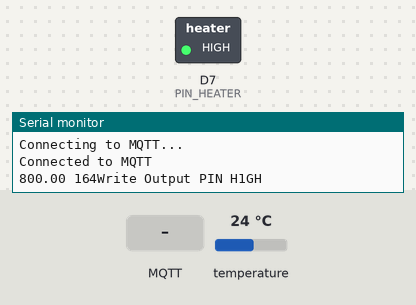
Simulated run of this program. Board: ESP8266 (NodeMCU). Parts: switched loads named in the program (green lamp = pin HIGH), the last lines printed to the serial monitor. Inputs (shaded band) come from the test bench; at power-on: temperature 24 °C. WiFi joins after 1.5 s; servers stay silent unless stated; no MQTT or app messages arrive unless stated; pins used as bus, display or sensor lines are not drawn.

Above: at 2.1 s.
2.2 s: MQTT message "off" arrives on the first subscribed topic
At 3.5 s:
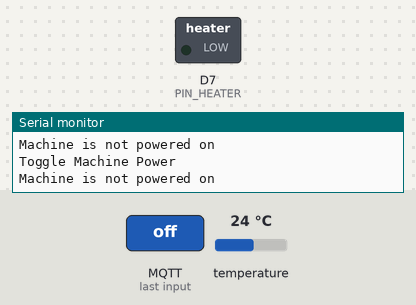
3.9 s: MQTT message "heat" arrives on the first subscribed topic
At 8.6 s:
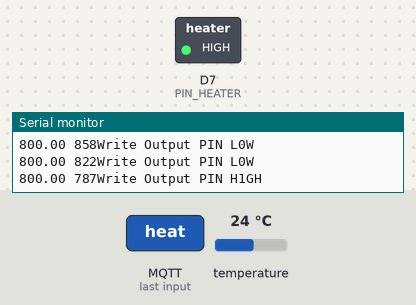
Timing chart, 0 to 10.1 s (numbered marks = the images above; inputs shaded):
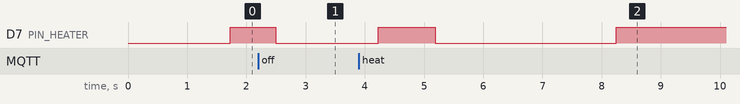

Measured:
- after the input at 2.2 s, D7 (PIN_HEATER): HIGH → LOW after 0.30 s
- after the input at 3.9 s, D7 (PIN_HEATER): LOW → HIGH after 0.32 s, → LOW 0.96 s later, → HIGH 3.1 s later

The program:

main.cpp
```cpp
#include <Arduino.h>
#include <ESP8266WiFi.h>
#include <Ticker.h>
#include <AsyncMqttClient.h>
#include <ArduinoJson.h>
#include <OneWire.h>
#include <DallasTemperature.h>
#include "PID_v1.h"
#include "config.h"

AsyncMqttClient mqttClient;

WiFiEventHandler wifiConnectHandler;
WiFiEventHandler wifiDisconnectHandler;

Ticker mqttReconnectTimer;
Ticker wifiReconnectTimer;
Ticker publishStateTimer;

OneWire oneWire(PIN_TEMP_SENSOR);
DallasTemperature sensors(&oneWire);

double currentTemp, heatingPower, targetTemp = 96.0;
double startKp = 17.5, startKi = 0, startKd = 0;
double aggKp = 17.5, aggKi = 0.14, aggKd = 10;

boolean isPoweredOn = false, isStarting = true, reachedTargetTemp = false;

PID rancilioPID(&currentTemp, &heatingPower, &targetTemp, aggKp, aggKi, aggKd, DIRECT);

unsigned int WindowSize = 800;
unsigned long windowStartTime;
unsigned long windowRestart;

bool doPowerSwitch = false;

void connectToWifi();
void onWifiConnect(const WiFiEventStationModeGotIP& event);
void onWifiDisconnect(const WiFiEventStationModeDisconnected& event);
void connectToMqtt();
void onMqttDisconnect(AsyncMqttClientDisconnectReason reason);
void onMqttSubscribe(uint16_t packetId, uint8_t qos);
void onMqttUnsubscribe(uint16_t packetId);
void onMqttMessage(char* topic, char* payload, AsyncMqttClientMessageProperties properties, size_t len, size_t index, size_t total);
void onMqttPublish(uint16_t packetId);
void onPublishState();
void toggleMachinePower();

void connectToWifi() {
  Serial.println("Connecting to WiFi...");
  WiFi.begin(WIFI_SSID, WIFI_PASSWORD);
}

void onWifiConnect(const WiFiEventStationModeGotIP& event) {
  Serial.println("Connected to WiFi");
  connectToMqtt();
}

void onWifiDisconnect(const WiFiEventStationModeDisconnected& event) {
  Serial.println("Disconnected from WiFi");
  mqttReconnectTimer.detach(); // ensure cant renonnect MQTT while reconnecting WiFi
  wifiReconnectTimer.once(2, connectToWifi);
}

void connectToMqtt() {
  Serial.println("Connecting to MQTT...");
  mqttClient.connect();
}

void onMqttConnect(bool sessionPresent) {
  Serial.println("Connected to MQTT");

  mqttClient.subscribe(MQTT_TOPIC_MODE, 0);
  mqttClient.subscribe(MQTT_TOPIC_TARGET, 0);

  mqttClient.publish(MQTT_TOPIC_CONFIG, 0, false, "{\"~\":\"homeassistant/climate/ranciliopid/ranciliocontrol\",\"name\":\"Rancilio PID\",\"mode_cmd_t\":\"~/modeCmd\",\"mode_stat_t\":\"~/state\",\"mode_stat_tpl\":\"{{ value_json.mode }}\",\"avty_t\":\"~/available\",\"pl_avail\":\"on\",\"pl_not_avail\":\"off\",\"temp_cmd_t\":\"~/targetTempCmd\",\"temp_stat_t\":\"~/state\",\"temp_stat_tpl\":\"{{ value_json.target }}\",\"curr_temp_t\":\"~/state\",\"curr_temp_tpl\":\"{{ value_json.temp }}\",\"min_temp\":\"0\",\"max_temp\":\"100\",\"temp_step\":\"0.25\",\"modes\":[\"off\",\"heat\"]}");
  mqttClient.publish(MQTT_TOPIC_AVAILABLE, 0, false, "on");

  publishStateTimer.attach(5, onPublishState);
}

void onMqttDisconnect(AsyncMqttClientDisconnectReason reason) {
  Serial.println("Disconnected from MQTT");

  publishStateTimer.detach();

  if(WiFi.isConnected()) {
    mqttReconnectTimer.once(2, connectToMqtt);
  }
}

void onMqttMessage(char* topic, char* payload, AsyncMqttClientMessageProperties properties, size_t len, size_t index, size_t total) {
  publishStateTimer.detach();

  char *value = new char[len+1];
  strncpy(value, payload, len);
  value[len] = '\0';

  if(strcmp(topic, MQTT_TOPIC_TARGET) == 0) {
    Serial.println("Incomming target temp cmd");
    float value = atof(payload);
    targetTemp = value;
  } else if(strcmp(topic, MQTT_TOPIC_MODE) == 0) {
    Serial.println("Incomming mode cmd");
    if(strcmp(value, "off") == 0) {
      if(isPoweredOn) {
        isPoweredOn = false;
        doPowerSwitch = true;
        rancilioPID.SetMode(MANUAL);
      } else
        Serial.println("Machine is already off");
    } else if(strcmp(value, "heat") == 0) {
      if(!isPoweredOn) {
        isPoweredOn = true;
        doPowerSwitch = true;
        rancilioPID.SetMode(AUTOMATIC);
      } else
        Serial.println("Machine is already heating");
    } else {
      Serial.println("Unknown target mode ");
      Serial.print(value);
    }
  }

  onPublishState();
  publishStateTimer.attach(5, onPublishState);
}

void onPublishState() {
  if(mqttClient.connected()) {
    const size_t capacity = JSON_OBJECT_SIZE(3);
    DynamicJsonDocument doc(capacity);

    doc["temp"] = currentTemp;
    doc["target"] = targetTemp;
    if(isPoweredOn)
      doc["mode"] = "heat";
    else
      doc["mode"] = "off";

    char buffer[256];
    size_t n = serializeJson(doc, buffer);

    mqttClient.publish(MQTT_TOPIC_STATE, 0, true, buffer, n);
  }
}

void toggleMachinePower() {
  Serial.println("Toggle Machine Power");
  digitalWrite(PIN_POWER_SWITCH, LOW);
	delay(200);
	digitalWrite(PIN_POWER_SWITCH, HIGH);
}

void setup() {
  Serial.begin(115200);
  Serial.println();
  Serial.println();

  wifiConnectHandler = WiFi.onStationModeGotIP(onWifiConnect);
  wifiDisconnectHandler = WiFi.onStationModeDisconnected(onWifiDisconnect);

  mqttClient.onConnect(onMqttConnect);
  mqttClient.onDisconnect(onMqttDisconnect);
  mqttClient.onMessage(onMqttMessage);
  mqttClient.setServer(MQTT_HOST, MQTT_PORT);
  mqttClient.setCredentials(MQTT_USER, MQTT_PASSWORD);
  mqttClient.setWill(MQTT_TOPIC_AVAILABLE, 2, true, "off");

  connectToWifi();

  sensors.requestTemperatures();
	currentTemp = sensors.getTempCByIndex(0);

	windowStartTime = millis();
  windowRestart = millis();

	rancilioPID.SetOutputLimits(0, WindowSize);

	pinMode(PIN_HEATER, OUTPUT);
	pinMode(PIN_POWER_SWITCH, OUTPUT);

	digitalWrite(PIN_POWER_SWITCH, HIGH);

  isPoweredOn = true;
  toggleMachinePower();
  rancilioPID.SetMode(AUTOMATIC);
}

void loop() {
  if(doPowerSwitch) {
    toggleMachinePower();
    doPowerSwitch = false;
  }

  sensors.requestTemperatures();
	currentTemp = sensors.getTempCByIndex(0);

  if(currentTemp < 40)
    isStarting = true;

  if(currentTemp <= 0) {
    Serial.println("Current temperature is negative, sensor might not be connected");
  } else if (currentTemp > 0 && currentTemp < 100 && isPoweredOn) {
		if (millis() - windowStartTime > WindowSize) {
			windowStartTime += WindowSize;
			if (isStarting) {
				// Coldstart
				if (currentTemp < targetTemp - 15) {
					rancilioPID.SetTunings(startKp, startKi, startKd);
				}
				else {
					rancilioPID.SetTunings(aggKp, aggKi, aggKd);
					if (currentTemp > targetTemp - 0.5) {
						isStarting = false;
					}
				}
			}
			else
			{
				// Brewdetection when coldstart is finished
				if (currentTemp > targetTemp - 0.5) {
					rancilioPID.SetTunings(aggKp, aggKi, aggKd);
				}
				else if (currentTemp < targetTemp - 1)
				{
					rancilioPID.SetTunings(80, 0, 800);
				}
			}
		}

		rancilioPID.Compute();

		int compare = millis() - windowStartTime;
		Serial.print(heatingPower);
		Serial.print(" ");
		Serial.print(compare);
		if (heatingPower < compare)
		{
			digitalWrite(PIN_HEATER, LOW);
			Serial.println("Write Output PIN L0W");
		}
		else
		{
			digitalWrite(PIN_HEATER, HIGH);
			Serial.println("Write Output PIN H1GH");
		}
	}
	else
	{
		digitalWrite(PIN_HEATER, LOW);
		Serial.println("Machine is not powered on");
		windowStartTime = millis();
	}

  // Restart machine every 25 mins before auto turn off
  if (millis() > windowRestart + (25 * 60 * 1000) && isPoweredOn) {
    toggleMachinePower();
    delay(300);
    toggleMachinePower();
    windowRestart = millis();
  }
}
```

config.h
```cpp
#define WIFI_SSID "WIFI SSID"
#define WIFI_PASSWORD "WIFI PASSWORD"

#define MQTT_HOST IPAddress(192, 168, 0, 11)
#define MQTT_PORT 1883
#define MQTT_USER "MQTT USER"
#define MQTT_PASSWORD "MQTT PASSWORD"

#define MQTT_TOPIC_CONFIG "homeassistant/climate/ranciliopid/ranciliocontrol/config"
#define MQTT_TOPIC_AVAILABLE "homeassistant/climate/ranciliopid/ranciliocontrol/available"
#define MQTT_TOPIC_STATE "homeassistant/climate/ranciliopid/ranciliocontrol/state"
#define MQTT_TOPIC_MODE "homeassistant/climate/ranciliopid/ranciliocontrol/modeCmd"
#define MQTT_TOPIC_TARGET "homeassistant/climate/ranciliopid/ranciliocontrol/targetTempCmd"

#define PIN_POWER_SWITCH D5
#define PIN_TEMP_SENSOR D6
#define PIN_HEATER D7
```
